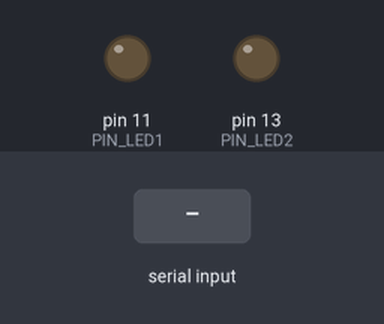
The sketch below on a simulated Arduino Uno, built with avr-gcc and run on an emulated ATmega328P. Parts: output pins drawn as LEDs (lit = HIGH). The test bench sets the inputs (shaded band). What the sketch prints to the serial monitor is not drawn.

Above: at 1.2 s.
1.3 s: "1" received over Serial
At 1.9 s:
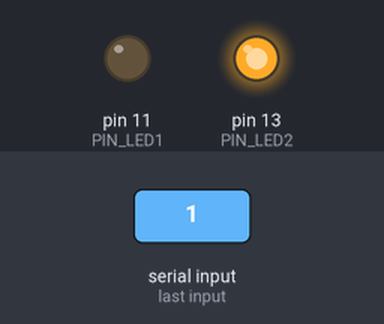
2.8 s: "2" received over Serial
At 4.0 s:
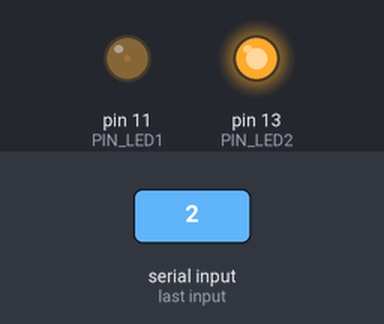
4.3 s: "0" received over Serial
At 5.3 s:
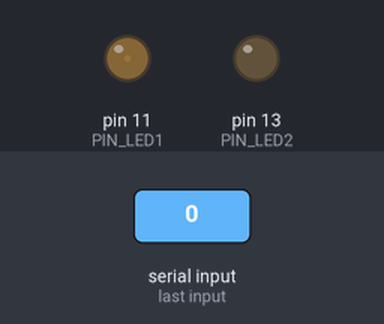
Timing chart, 0 to 7.3 s (numbered marks = the images above; inputs shaded):
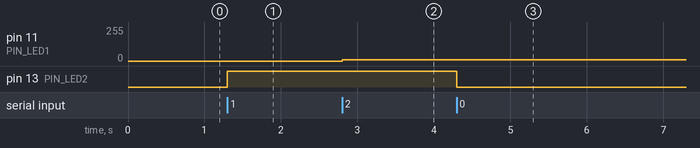

The sketch:

Partie_Arduino.ino
```cpp
#define PIN_LED1 11 //le numéro de la broche sur laquelle la lampe 2  est branchée
#define PIN_LED2 13 // Le numéro de la broche sur laquelle la lampe 1
//(par défaut intégrée dans la carte) est branchée
#define pas  9 // incrément de l'intensité
char data; // variable contenant le caractère lu
int x; // variable contenant l'intensité de la deuxième lampe

void setup() {
  // Configure la broche 13 sur laquelle est reliée notre LED  en sortie
   pinMode(PIN_LED2,OUTPUT);
   //La LED reliée à la broche 13 est intialisé à l'état LOW
  digitalWrite(PIN_LED2,LOW);

  // Configure la broche 11 sur laquelle est reliée notre LED  en sortie
  pinMode(PIN_LED1,OUTPUT);
  analogWrite(PIN_LED1, 0);
  Serial.begin(9600); //Permet d'initialiser le moniteur série à 9600 bauds
  x=0; // Intialiser l'intensité de la deuxième lampe

}


void loop() {

  if (Serial.available()){
    //Si un message a été reçu  faire ceci
     data=Serial.read();
     // controler la lampe 1 reliée à la broche 13
     //récuperer le caractère reçu
     if(data=='1') //si le caractère lu est égale à 1
    {
      digitalWrite(PIN_LED2,HIGH); // alumer la lampe
      Serial.write('1'); //envoyer le nouvel état de la lampe
     }
     else if(data=='0') //si le caractère lu est égale à 0

     {
        digitalWrite(PIN_LED2,LOW); //éteindre la lampe
        Serial.write('0'); //envoyer le nouvel état de la lampe

     }
     // Régler l'intensité de la luminosité de la deuxième lampe branchée sur la broche 11
     else if(data=='2') //si le caractère reçu est égale à 2
     {
        if(x+pas<255) // si l'intesité est encore inférieur à l'intensité max=255
        x=x+pas; // incrémenter l'intesité de la lumière
        analogWrite(PIN_LED1,x);
        Serial.write(x);
     }
     else if(data=='3')
     {
        if((x>pas)) // si l'intesité est encore supérieur au pas
         x=x-pas; // décreménter l'intensité
        else
         x=0;

        analogWrite(PIN_LED1,x);

     }
  }
}
```

Measured:
- after the input at 1.3 s, pin 13 (PIN_LED2): LOW → HIGH at once
- after the input at 2.8 s, pin 11 (PIN_LED1): 0/255 → 9/255 at once
- after the input at 4.3 s, pin 13 (PIN_LED2): HIGH → LOW at once
